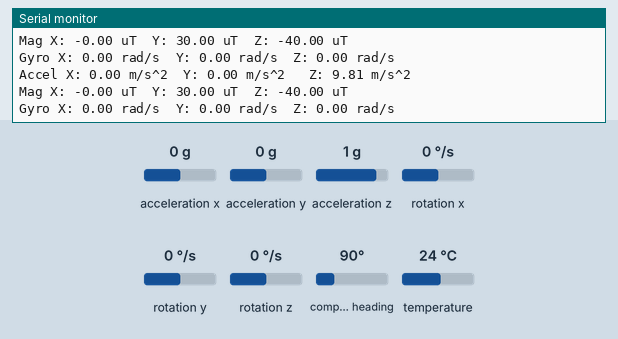
This sketch was run on a simulated Arduino Uno, built with avr-gcc and run on an emulated ATmega328P. Shown: the last lines printed to the serial monitor. The test bench sets the inputs (shaded band); at power-on: acceleration x 0 g, acceleration y 0 g, acceleration z 1 g, rotation x 0 °/s, rotation y 0 °/s, rotation z 0 °/s, compass heading 90°, temperature 24 °C. The ROS host is connected and sends only what is stated.

Above: at 1.2 s.
1.3 s: acceleration x set to -1.4 g
At 1.3 s:
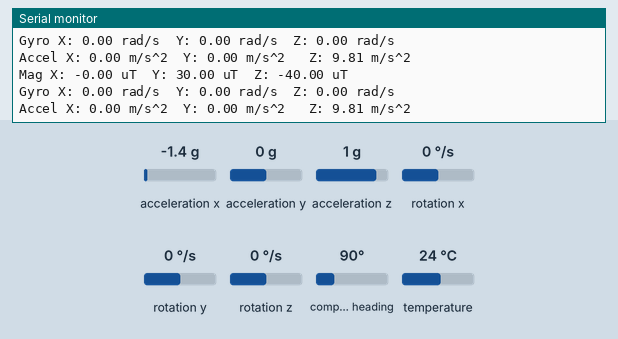
2.8 s: acceleration y set to -1.4 g
At 2.82 s:
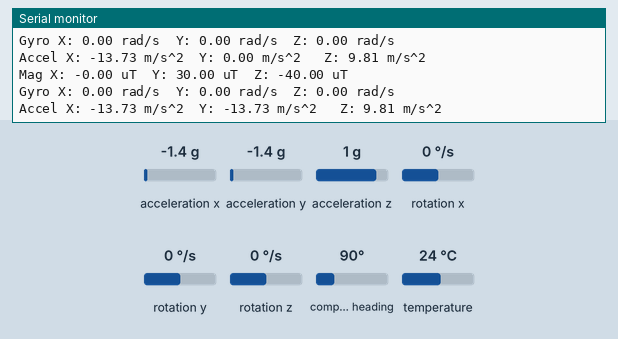
4.3 s: acceleration z set to -0.8 g
At 4.34 s:
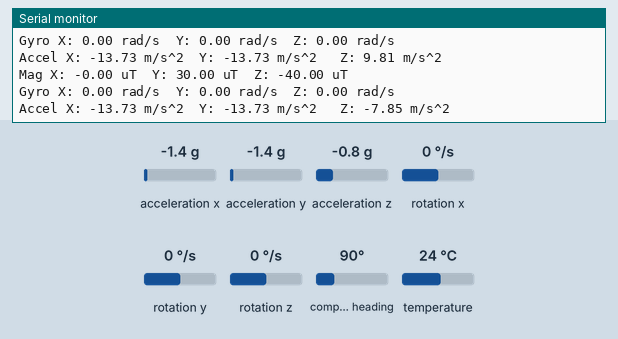
7.3 s: rotation x set to -192 °/s
At 7.52 s:
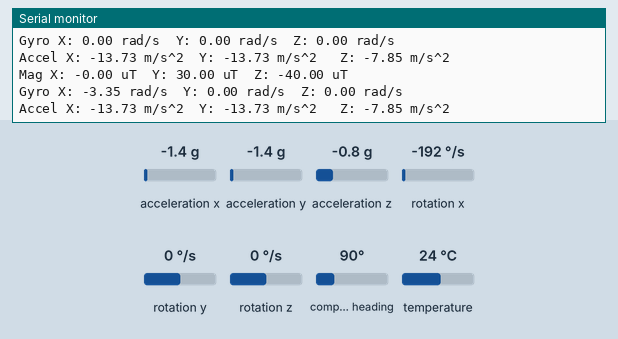
8.8 s: rotation y set to -192 °/s
At 8.93 s:
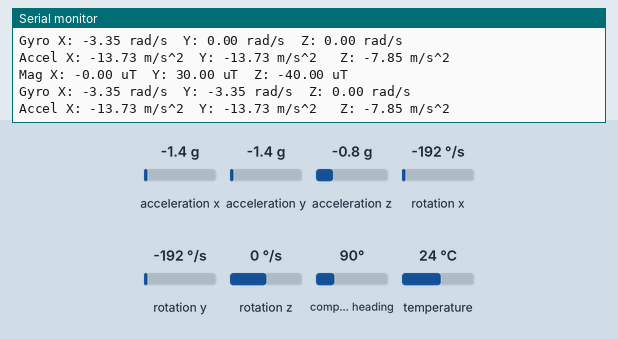
10.3 s: rotation z set to -192 °/s
At 10.47 s:
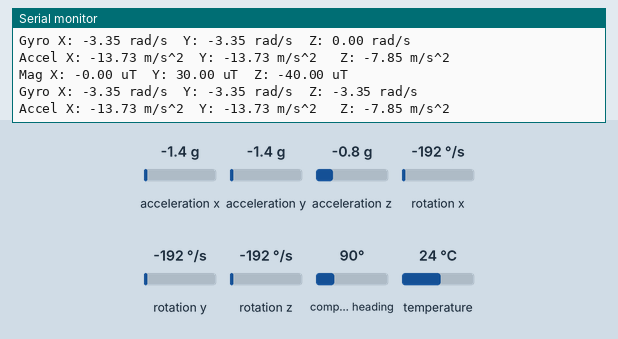

The sketch:

imu_check_lsm9ds1_3topics.ino
```cpp
#include <Adafruit_Sensor.h>  // not used in this demo but required!
#include <Adafruit_LSM9DS1.h>

#if (ARDUINO >= 100)
 #include <Arduino.h>
#else
 #include <WProgram.h>
#endif

#include <ros.h>
#include <std_msgs/Float64.h>
#include <geometry_msgs/Twist.h>
#include <geometry_msgs/Vector3.h>
#include <std_msgs/UInt32.h>

#include <Wire.h>

#define LSM9DS1_SCK A5
#define LSM9DS1_MISO 12
#define LSM9DS1_MOSI A4
#define LSM9DS1_XGCS 6
#define LSM9DS1_MCS 5
Adafruit_LSM9DS1 lsm = Adafruit_LSM9DS1();  // i2c sensor


ros::NodeHandle  nh;//ros node

//geometry_msgs::Twist imu_msg;
geometry_msgs::Vector3 accel_msg;
geometry_msgs::Vector3 gyro_msg;
//std_msgs::UInt32 t_msg;
std_msgs::Float64 t_msg;

ros::Publisher accel_pub("acceldata", &accel_msg);
ros::Publisher gyro_pub("gyrodata", &gyro_msg);
ros::Publisher t_pub("time", &t_msg);

unsigned long now_time;

void setupSensor()
{
  // 1.) Set the accelerometer range
  lsm.setupAccel(lsm.LSM9DS1_ACCELRANGE_2G);
  //lsm.setupAccel(lsm.LSM9DS1_ACCELRANGE_4G);
  //lsm.setupAccel(lsm.LSM9DS1_ACCELRANGE_8G);
  //lsm.setupAccel(lsm.LSM9DS1_ACCELRANGE_16G);

  // 2.) Set the magnetometer sensitivity
  lsm.setupMag(lsm.LSM9DS1_MAGGAIN_4GAUSS);
  //lsm.setupMag(lsm.LSM9DS1_MAGGAIN_8GAUSS);
  //lsm.setupMag(lsm.LSM9DS1_MAGGAIN_12GAUSS);
  //lsm.setupMag(lsm.LSM9DS1_MAGGAIN_16GAUSS);

  // 3.) Setup the gyroscope
  lsm.setupGyro(lsm.LSM9DS1_GYROSCALE_245DPS);
  //lsm.setupGyro(lsm.LSM9DS1_GYROSCALE_500DPS);
  //lsm.setupGyro(lsm.LSM9DS1_GYROSCALE_2000DPS);
}

void setup(void)
{

  Serial.begin(57600);

  nh.initNode();
  nh.advertise( accel_pub );
  nh.advertise( gyro_pub );
  nh.advertise( t_pub );

  while (!Serial) {
    delay(1); // will pause Zero, Leonardo, etc until serial console opens
  }

  Serial.println("LSM9DS1 data read demo");

  // Try to initialise and warn if we couldn't detect the chip
  if (!lsm.begin())
  {
    Serial.println("Oops ... unable to initialize the LSM9DS1. Check your wiring!");
    while (1);
  }
  Serial.println("Found LSM9DS1 9DOF");

  setupSensor();
}

void loop(void)
{
  now_time = millis();

  lsm.read();  /* ask it to read in the data */

  sensors_event_t accel, mag, gyro, temp;

  lsm.getEvent(&accel, &mag, &gyro, &temp);


  float a_x = accel.acceleration.x;
  float a_y = accel.acceleration.y;
  float a_z = accel.acceleration.z;

  accel_msg.x= a_x;
  accel_msg.y= a_y;
  accel_msg.z= a_z;


  float g_x = gyro.gyro.x;
  float g_y = gyro.gyro.y;
  float g_z = gyro.gyro.z;

  gyro_msg.x= g_x;
  gyro_msg.y= g_y;
  gyro_msg.z= g_z;

  Serial.print("Accel X: "); Serial.print(accel.acceleration.x); Serial.print(" m/s^2");
  Serial.print("\tY: "); Serial.print(accel.acceleration.y);     Serial.print(" m/s^2 ");
  Serial.print("\tZ: "); Serial.print(accel.acceleration.z);     Serial.println(" m/s^2 ");

  Serial.print("Mag X: "); Serial.print(mag.magnetic.x);   Serial.print(" uT");
  Serial.print("\tY: "); Serial.print(mag.magnetic.y);     Serial.print(" uT");
  Serial.print("\tZ: "); Serial.print(mag.magnetic.z);     Serial.println(" uT");

  Serial.print("Gyro X: "); Serial.print(gyro.gyro.x);   Serial.print(" rad/s");
  Serial.print("\tY: "); Serial.print(gyro.gyro.y);      Serial.print(" rad/s");
  Serial.print("\tZ: "); Serial.print(gyro.gyro.z);      Serial.println(" rad/s");

  accel_pub.publish( &accel_msg );
  gyro_pub.publish( &gyro_msg );

  int nowtime = now_time;
  t_msg.data = nowtime;
  t_pub.publish( &t_msg );

  //Serial.println(F(""));
  nh.spinOnce();
  delay(100);
}
```

Measured:
- after the input at 2.8 s, the serial monitor: prints a new line at once (image 2)
- after the input at 4.3 s, the serial monitor: prints a new line at once (image 3)
- after the input at 7.3 s, the serial monitor: prints a new line after 0.11 s (image 4)
- after the input at 8.8 s, the serial monitor: prints a new line at once (image 5)
- after the input at 10.3 s, the serial monitor: prints a new line after 0.06 s (image 6)
